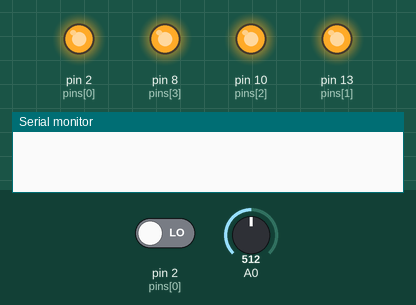
A sketch run on a simulated Arduino Uno, built with avr-gcc and run on an emulated ATmega328P. Parts: output pins drawn as LEDs (lit = HIGH), the last lines printed to the serial monitor. The test bench sets the inputs (shaded band); at power-on: pin 2 (pins[0]) LOW, A0 = 512. Random numbers use the default seed unless the sketch sets one.

Above: at 3.1 s.
At 9.2 s:
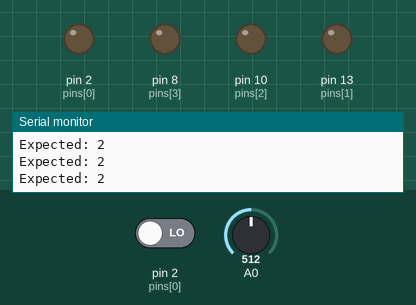
9.3 s: pin 2 (pins[0]) driven HIGH
10.8 s: pin 2 (pins[0]) driven LOW
At 12.7 s:
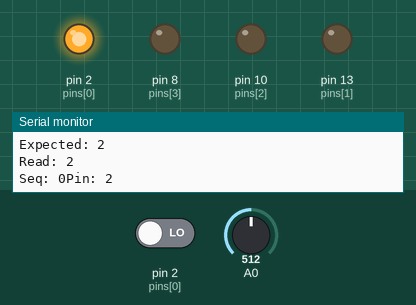
Timing chart, 0 to 19.8 s (numbered marks = the images above; inputs shaded):
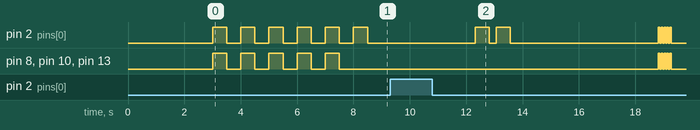

The sketch:

arduinoCodeGenius.ino
```cpp
#define PLAYER_WAIT_TIME 5000 // Tempo que o usuário tem para pressionar o botão (5s)

byte lightSequence[100]; // Sequencia de LEDS que vão acendendo
byte sequenceLength = 0; // Tamanho da sequencia atual
byte inputCount = 0; // Número de botões pressionados pelo usuário
byte lastInput = 0; // Último botão pressionado pelo usuário
byte correctCurrentLed = 0; // LED atual correto (que deveria ser pressionado pelo usuário)
bool buttonPressed = false; // Botão pressionado?
bool waitingUserInput = false; // Programa está esperando pelo usuário apertar um botão?
bool resetGame = false; // Indica quando o jogo deve ser reiniciado, pois o usuário perdeu

byte numberPins = 4; // Número de pins = número de LEDS
byte pins[] = {2, 13, 10, 8}; // Pins no Arduino

long inputTime = 0; // variável que armazena o momento em que o usuário aperta o botão

long lastDebounceTime = 0; // Última vez q o output foi acionado
long debounceDelay = 50; // Tempo de debounce
int buttonState = LOW; // estado inicial do botão
bool ledState = false; // Estado do LED (ON = true // OFF = false)

void setup() {
  delay(3000);
  Serial.begin(9600);
  resetGameVariables();
}

// --------- Função que define se os pins (leds) devem se portar como INPUT ou OUTPUT ---------
void setPinMode(byte pin_mode) {
  for(byte i = 0; i < numberPins; i++){
    pinMode(pins[i], pin_mode);
  }
}

// --------- Função que "escreve" no pin (led) HIGH (com as nossas configurações 3.3V) ou LOW (groud) ---------
void setLedState(byte stateLED) {
  for (byte i = 0; i < numberPins; i++) {
    digitalWrite(pins[i], stateLED);
  }
}

// --------- Função que faz os leds piscarem várias vezes (numBlinks) por um tempo = 'time' ---------
void blinkLeds(short blinkTime){
  setPinMode(OUTPUT);
  for (int i = 0; i < 5; i++) {
    setLedState(HIGH);
    delay(blinkTime);
    setLedState(LOW);
    delay(blinkTime);
  }
}

// --------- Função que "reseta" todas as variáveis, a fim de começar um novo jogo ---------
void resetGameVariables() {
  blinkLeds(500);
  sequenceLength = 0;
  inputCount = 0;
  lastInput = 0;
  correctCurrentLed = 0;
  buttonPressed = false;
  waitingUserInput = false;
  resetGame = false;
}

// --------- Função para piscar os LEDs ao final do jogo ---------
void EndGameBlink() {
  blinkLeds(50);
}

// --------- Função que exibe a sequência de leds ---------
void showLedSequence() {
  for (int i = 0; i < sequenceLength; i++) {
      Serial.print("Seq: ");
      Serial.print(i);
      Serial.print("Pin: ");
      Serial.println(lightSequence[i]);
      digitalWrite(lightSequence[i], HIGH);
      delay(500);
      digitalWrite(lightSequence[i], LOW);
      delay(250);
    }
}

// --------- Função de "Debouce" -> Retorna HIGH ou LOW ---------
int debouceForDigitalRead(byte pin) {
  buttonState = digitalRead(pin); // estado do botão (pressionado ou não)

  if ((millis() - lastDebounceTime) > debounceDelay) { // Buffer de tempo para filtrar interferências
    if ((buttonState == HIGH) && (ledState == false) ) { // Se o botão foi pressionado
      ledState = !ledState; // Troca-se o estado do LED
      lastDebounceTime = millis();
    }
    else if ((buttonState == HIGH) && (ledState == true) ) {
      ledState = -ledState; // Troca-se o estado do LED
      lastDebounceTime = millis();
    }
  }
  return buttonState;
}

// --------- Função que mostra visualmente (pelos LEDS) que o usuário perdeu e reinicia o jogo ---------
void playerLostGame() {
  EndGameBlink();
  delay(1000);
  showLedSequence(); // mostra a sequência correta (a seuência na qual o usuário errou/perdeu)
  delay(1000);
  resetGameVariables();
}

void loop() {
  if (!waitingUserInput) {
    setPinMode(OUTPUT);

    randomSeed(analogRead(A0)); // https://www.arduino.cc/en/Reference/RandomSeed
    lightSequence[sequenceLength] = pins[random(0, numberPins)]; // Novo valor "aleatório" é adicionado à sequência
    sequenceLength++;

    showLedSequence();

    waitingUserInput = true; // após mostrar a sequência nova, espera-se que o usuário a repita
    inputTime = millis();
  }
  else {
    setPinMode(INPUT);

    if (millis() - inputTime > PLAYER_WAIT_TIME) { // Se o usuário levou mais tempo que o permitido, ele perde o jogo
      playerLostGame();
      return;
    }

    if (!buttonPressed) {
      correctCurrentLed = lightSequence[inputCount]; // Valor da sequência que o usuário deveria ter pressionado
      Serial.print("Expected: ");
      Serial.println(correctCurrentLed);

      for (int i = 0; i < numberPins; i++) {
        if (pins[i] == correctCurrentLed) // Ignora o botão correto (só é preciso verificar se o usuário errou, se não o jogo continua normalmente)
          continue;
        if (debouceForDigitalRead(pins[i]) == HIGH) { // Se o botão (errado) está pressionado, usuário perdeu
          lastInput = pins[i];
          resetGame = true;
          buttonPressed = true; // Previne loops não intencionais
          Serial.print("Read: ");
          Serial.println(lastInput);
        }
      }
    }

    if (debouceForDigitalRead(correctCurrentLed) == 1 && !buttonPressed) { // Usuário pressionou o botão correto
      inputTime = millis();
      lastInput = correctCurrentLed;
      inputCount++;
      buttonPressed = true; // Previne loops não intencionais
      Serial.print("Read: ");
      Serial.println(lastInput);
    }
    else {
      if (buttonPressed && debouceForDigitalRead(lastInput) == LOW) {  // Usário soltou o botão (depois de pressionar)?
        buttonPressed = false;
        delay(20);
        if(resetGame){
          playerLostGame();
        }
        else {
          if (inputCount == sequenceLength) { // Se o usuário atingiu o limite da sequência (100)
            waitingUserInput = false;
            inputCount = 0;
            delay(1500);
          }
        }
      }
    }
  }
}
```
